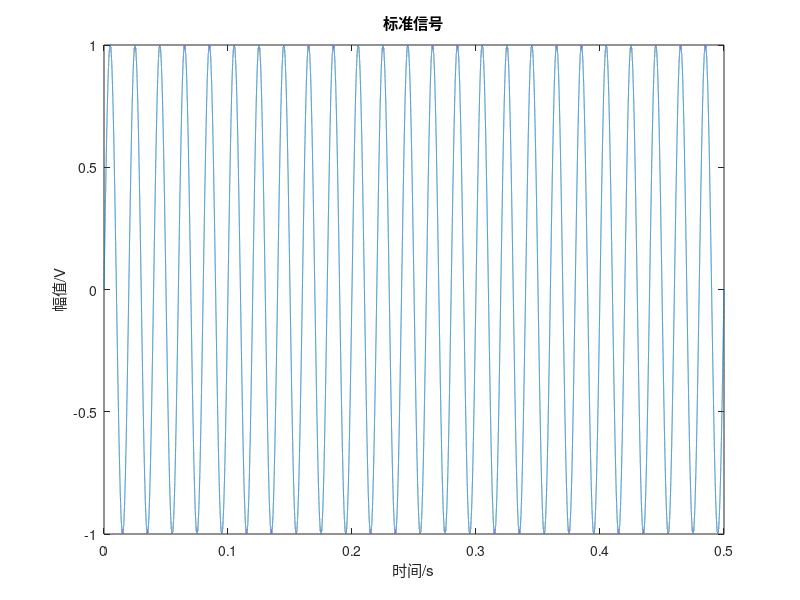
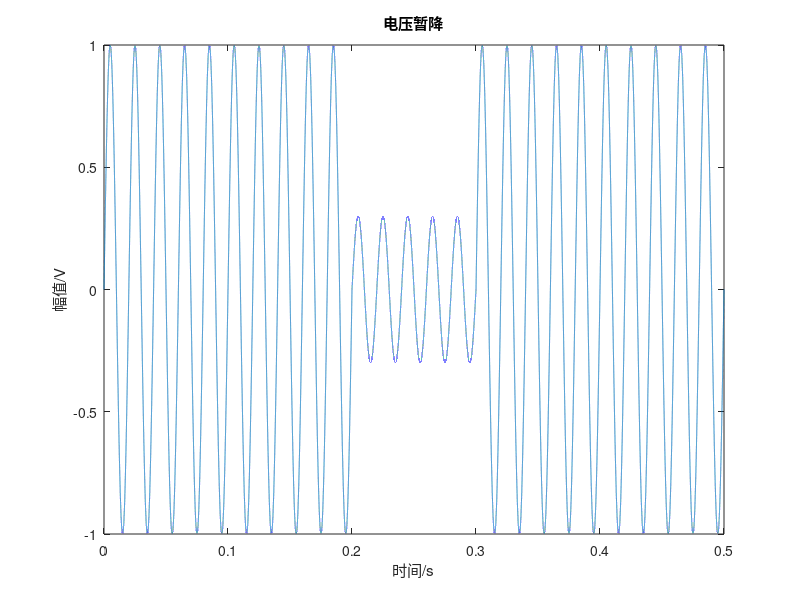
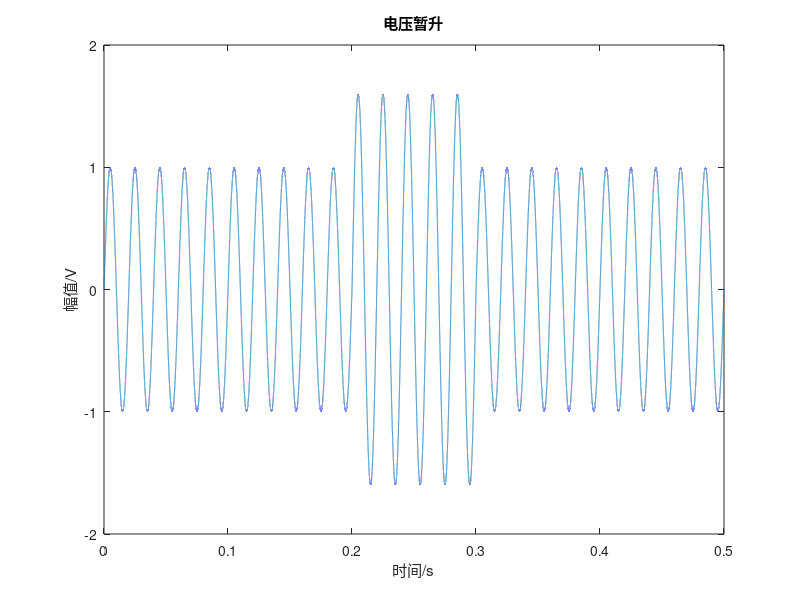

Source code (MATLAB) for these figures, in order:
%% 电能质量单一扰动

clc;clear;
fs = 1e6;                           % 采样频率
T_span = .5;                        % 信号时长
Len_signal = round(T_span*fs);      % 信号长度
df = 0.1;
N_fft = 256;                        % FFT点数
t = linspace(0, T_span, Len_signal);
f_signal = 50;

% 标准信号
signal_standard = sin(2 * pi * f_signal * t);
figure(1);
plot(t, signal_standard);title('标准信号');xlabel('时间/s');ylabel('幅值/V');

% 电压暂降
signal_sag = [ones(1, 2e5), 0.3 * ones(1, 1e5), ones(1, 2e5)] .* signal_standard;
figure(2);
plot(t, signal_sag);title('电压暂降');xlabel('时间/s');ylabel('幅值/V');

% 电压暂升
signal_swell = [ones(1, 2e5), 1.6 * ones(1, 1e5), ones(1, 2e5)] .* signal_standard;
figure(3);
plot(t, signal_swell);title('电压暂升');xlabel('时间/s');ylabel('幅值/V');




